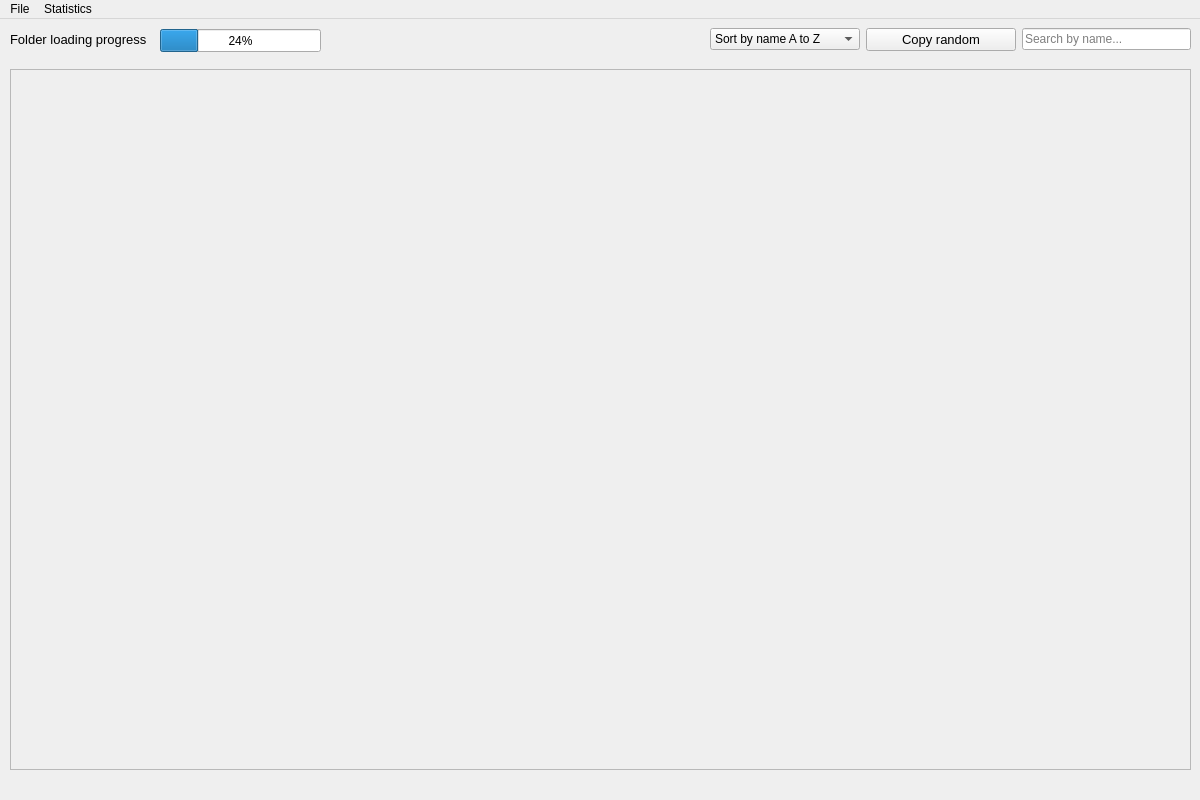
<?xml version="1.0" encoding="UTF-8"?>
<ui version="4.0">
 <class>MainWindow</class>
 <widget class="QMainWindow" name="MainWindow">
  <property name="geometry">
   <rect>
    <x>0</x>
    <y>0</y>
    <width>1200</width>
    <height>800</height>
   </rect>
  </property>
  <property name="windowTitle">
   <string>MainWindow</string>
  </property>
  <widget class="QWidget" name="centralwidget">
   <widget class="QScrollArea" name="picturesArea">
    <property name="geometry">
     <rect>
      <x>10</x>
      <y>50</y>
      <width>1181</width>
      <height>701</height>
     </rect>
    </property>
    <property name="widgetResizable">
     <bool>true</bool>
    </property>
    <widget class="QWidget" name="scrollAreaWidgetContents">
     <property name="geometry">
      <rect>
       <x>0</x>
       <y>0</y>
       <width>1179</width>
       <height>699</height>
      </rect>
     </property>
    </widget>
   </widget>
   <widget class="QWidget" name="horizontalLayoutWidget">
    <property name="geometry">
     <rect>
      <x>710</x>
      <y>0</y>
      <width>481</width>
      <height>41</height>
     </rect>
    </property>
    <layout class="QHBoxLayout" name="horizontalLayout">
     <item>
      <widget class="QComboBox" name="sortBy">
       <property name="sizePolicy">
        <sizepolicy hsizetype="Minimum" vsizetype="Fixed">
         <horstretch>0</horstretch>
         <verstretch>0</verstretch>
        </sizepolicy>
       </property>
       <property name="minimumSize">
        <size>
         <width>150</width>
         <height>0</height>
        </size>
       </property>
       <property name="editable">
        <bool>false</bool>
       </property>
       <property name="currentIndex">
        <number>0</number>
       </property>
       <item>
        <property name="text">
         <string>Sort by name A to Z</string>
        </property>
       </item>
       <item>
        <property name="text">
         <string>Sort by name Z to A</string>
        </property>
       </item>
       <item>
        <property name="text">
         <string>Random sorting</string>
        </property>
       </item>
       <item>
        <property name="text">
         <string/>
        </property>
       </item>
      </widget>
     </item>
     <item>
      <widget class="QPushButton" name="copyRandom">
       <property name="minimumSize">
        <size>
         <width>150</width>
         <height>0</height>
        </size>
       </property>
       <property name="font">
        <font>
         <pointsize>10</pointsize>
        </font>
       </property>
       <property name="text">
        <string>Copy random</string>
       </property>
      </widget>
     </item>
     <item>
      <widget class="QLineEdit" name="Search">
       <property name="placeholderText">
        <string>Search by name...</string>
       </property>
      </widget>
     </item>
    </layout>
   </widget>
   <widget class="QProgressBar" name="folderLoadProgressBar">
    <property name="geometry">
     <rect>
      <x>160</x>
      <y>10</y>
      <width>161</width>
      <height>23</height>
     </rect>
    </property>
    <property name="value">
     <number>24</number>
    </property>
   </widget>
   <widget class="QLabel" name="label">
    <property name="geometry">
     <rect>
      <x>10</x>
      <y>10</y>
      <width>151</width>
      <height>21</height>
     </rect>
    </property>
    <property name="font">
     <font>
      <pointsize>10</pointsize>
     </font>
    </property>
    <property name="text">
     <string>Folder loading progress</string>
    </property>
   </widget>
  </widget>
  <widget class="QMenuBar" name="menubar">
   <property name="geometry">
    <rect>
     <x>0</x>
     <y>0</y>
     <width>1200</width>
     <height>21</height>
    </rect>
   </property>
   <widget class="QMenu" name="menuFile">
    <property name="title">
     <string>File</string>
    </property>
    <addaction name="actionChoose_a_folder_2"/>
    <addaction name="actionSettings"/>
   </widget>
   <widget class="QMenu" name="menuStatistics">
    <property name="title">
     <string>Statistics</string>
    </property>
    <addaction name="actionshowStatistics"/>
   </widget>
   <addaction name="menuFile"/>
   <addaction name="menuStatistics"/>
  </widget>
  <action name="actionChoose_a_folder">
   <property name="text">
    <string>Choose a folder</string>
   </property>
  </action>
  <action name="actionChoose_a_folder_2">
   <property name="text">
    <string>Choose folder</string>
   </property>
  </action>
  <action name="actionSettings">
   <property name="text">
    <string>Settings</string>
   </property>
  </action>
  <action name="actionshowStatistics">
   <property name="text">
    <string>show</string>
   </property>
  </action>
 </widget>
 <resources/>
 <connections/>
</ui>
